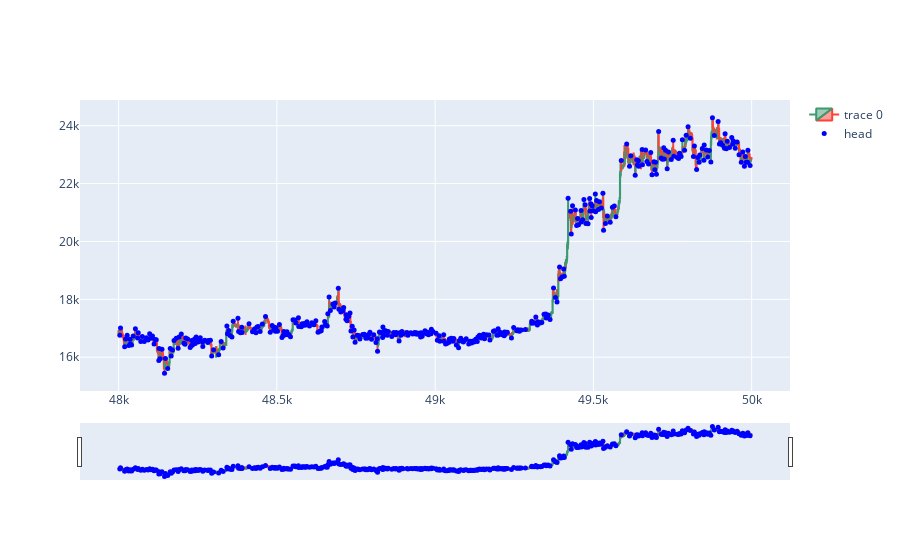

Notebook cell for this chart:
### Code cell
dfpl = df[48000:50000]
fig = go.Figure(data=[go.Candlestick(x=dfpl.index,
                open=dfpl['open'],
                high=dfpl['high'],
                low=dfpl['low'],
                close=dfpl['close'])])

fig.add_scatter(x=dfpl.index, y=dfpl['pointpos'], mode="markers",
                marker=dict(size=5, color="Blue"),
                name="head")
#fig.update_layout(xaxis_rangeslider_visible=False)
fig.show()

### Figure 1 — Plotly figure (JSON) as saved in the notebook; plotly's stock layout.template omitted (floating-point values rounded to 4 significant figures; data arrays with more than 128 entries replaced by an {"elided": "..."} marker saying what was removed)
{"data": [{"close": {"elided": "2000 float values"}, "high": {"elided": "2000 float values"}, "low": {"elided": "2000 float values"}, "open": {"elided": "2000 float values"}, "type": "candlestick", "x": {"elided": "2000 int values"}}, {"marker": {"color": "Blue", "size": 5}, "mode": "markers", "name": "head", "type": "scatter", "x": {"elided": "2000 int values"}, "y": {"elided": "2000 float values"}}], "layout": {}}
